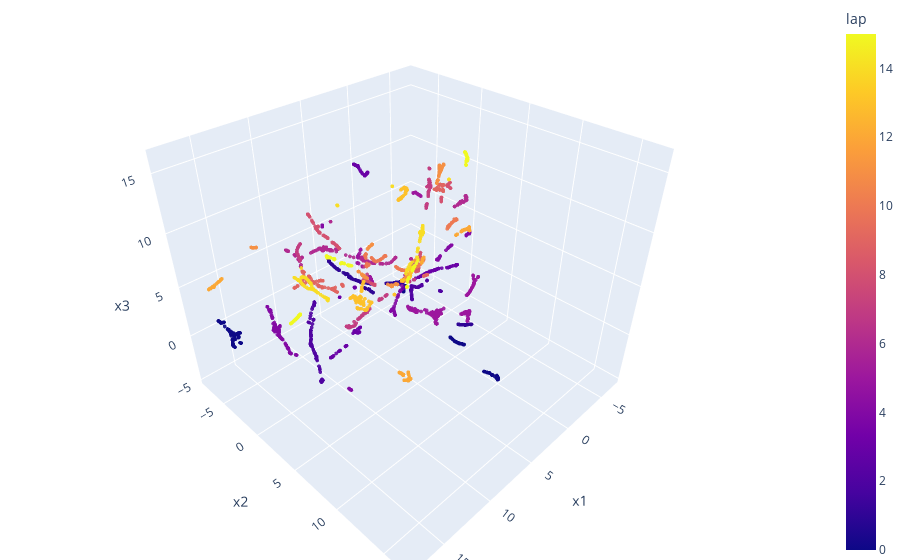

This figure's notebook cell:
### Code cell
fig = px.scatter_3d(df, x='x1', y='x2', z='x3',
              color='lap', opacity=0.9)

fig.update_traces(marker_size=1.3)

# tight layout
fig.update_layout(margin=dict(l=0, r=0, b=0, t=0))
fig.show()

### Figure 1 — Plotly figure (JSON) as saved in the notebook; plotly's stock layout.template omitted (floating-point values rounded to 4 significant figures; data arrays with more than 128 entries replaced by an {"elided": "..."} marker saying what was removed)
{"data": [{"hovertemplate": "x1=%{x}<br>x2=%{y}<br>x3=%{z}<br>lap=%{marker.color}<extra></extra>", "legendgroup": "", "marker": {"color": {"elided": "2792 int values"}, "coloraxis": "coloraxis", "opacity": 0.9, "size": 1.3, "symbol": "circle"}, "mode": "markers", "name": "", "scene": "scene", "showlegend": false, "type": "scatter3d", "x": {"elided": "2792 float values"}, "y": {"elided": "2792 float values"}, "z": {"elided": "2792 float values"}}], "layout": {"coloraxis": {"colorbar": {"title": {"text": "lap"}}, "colorscale": [[0, "#0d0887"], [0.1111, "#46039f"], [0.2222, "#7201a8"], [0.3333, "#9c179e"], [0.4444, "#bd3786"], [0.5556, "#d8576b"], [0.6667, "#ed7953"], [0.7778, "#fb9f3a"], [0.8889, "#fdca26"], [1, "#f0f921"]]}, "legend": {"tracegroupgap": 0}, "margin": {"b": 0, "l": 0, "r": 0, "t": 0}, "scene": {"domain": {"x": [0, 1], "y": [0, 1]}, "xaxis": {"title": {"text": "x1"}}, "yaxis": {"title": {"text": "x2"}}, "zaxis": {"title": {"text": "x3"}}}}}
